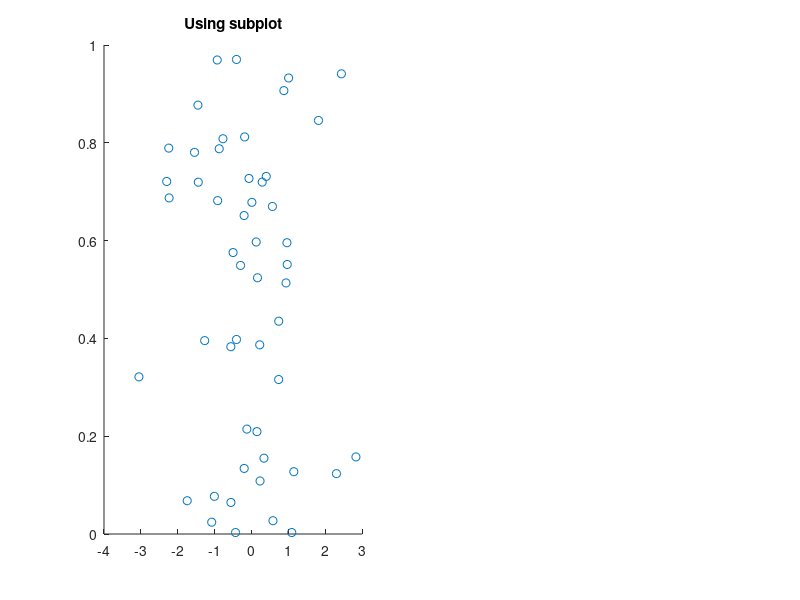

This chart was generated by the following MATLAB code: (Note: this script raises an error after producing the figure.)
%% tightplot
%
%% Repo location
%
% This function is contained within this repo:
% https://gitlab.com/ascario/plotting-tools
%% Description
%
%   This function was developed by Theoden Netoff (U Minn). It takes the
%   same arguments as subplot but additionaly you can control spacing
%   between plots in normalized units

N=51;
x=randn(N,1);
y=rand(N,1);

subplot (1,2,1)
scatter(x,y)
title('Using subplot')


bs=.05;% vertical space
ts=.04;% top space
ls=.07;% left space
rs=.03;% right space
bh=.07;% between horizontal space
bv=.07;% between vertical space

tightplot(1,2,2,'BottomSpace',bs,...
    'TopSpace',ts,...
    'LeftSpace',ls,...
    'RightSpace',rs,...
    'BetweenH',bh,...
    'BetweenV',bv);
scatter(x,y)
title('Using tightplot')